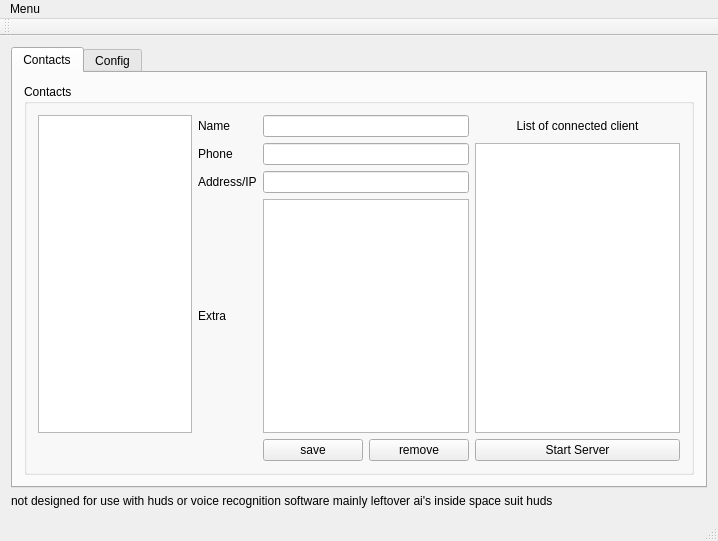
<?xml version="1.0" encoding="UTF-8"?>
<ui version="4.0">
 <class>MainWindow</class>
 <widget class="QMainWindow" name="MainWindow">
  <property name="geometry">
   <rect>
    <x>0</x>
    <y>0</y>
    <width>718</width>
    <height>541</height>
   </rect>
  </property>
  <property name="windowTitle">
   <string>MainWindow</string>
  </property>
  <widget class="QWidget" name="centralWidget">
   <layout class="QGridLayout" name="gridLayout_4">
    <item row="3" column="0">
     <widget class="QLabel" name="label_10">
      <property name="text">
       <string>not designed for use with huds or voice recognition software mainly leftover ai's inside space suit huds</string>
      </property>
     </widget>
    </item>
    <item row="0" column="0">
     <widget class="QTabWidget" name="tabWidget">
      <property name="currentIndex">
       <number>0</number>
      </property>
      <widget class="QWidget" name="tab">
       <attribute name="title">
        <string>Contacts</string>
       </attribute>
       <layout class="QGridLayout" name="gridLayout_2">
        <item row="0" column="0">
         <widget class="QGroupBox" name="groupBox_2">
          <property name="title">
           <string>Contacts</string>
          </property>
          <layout class="QGridLayout" name="gridLayout">
           <item row="0" column="0" rowspan="4" colspan="2">
            <widget class="QListWidget" name="m_ips"/>
           </item>
           <item row="3" column="2" colspan="2">
            <widget class="QLabel" name="label_8">
             <property name="text">
              <string>Extra</string>
             </property>
            </widget>
           </item>
           <item row="2" column="2" colspan="2">
            <widget class="QLabel" name="label_7">
             <property name="text">
              <string>Address/IP</string>
             </property>
            </widget>
           </item>
           <item row="0" column="5">
            <widget class="QLabel" name="label_20">
             <property name="text">
              <string>List of connected client</string>
             </property>
             <property name="alignment">
              <set>Qt::AlignCenter</set>
             </property>
            </widget>
           </item>
           <item row="1" column="2" colspan="2">
            <widget class="QLabel" name="label_6">
             <property name="text">
              <string>Phone</string>
             </property>
            </widget>
           </item>
           <item row="1" column="5" rowspan="3">
            <widget class="QListWidget" name="m_connectedip"/>
           </item>
           <item row="1" column="4">
            <widget class="QLineEdit" name="m_phone"/>
           </item>
           <item row="2" column="4">
            <widget class="QLineEdit" name="m_addr"/>
           </item>
           <item row="0" column="2" colspan="2">
            <widget class="QLabel" name="label_5">
             <property name="text">
              <string>Name</string>
             </property>
            </widget>
           </item>
           <item row="0" column="4">
            <widget class="QLineEdit" name="m_name"/>
           </item>
           <item row="3" column="4">
            <widget class="QTextEdit" name="m_extra"/>
           </item>
           <item row="4" column="4">
            <layout class="QHBoxLayout" name="horizontalLayout">
             <item>
              <widget class="QPushButton" name="btn_save">
               <property name="text">
                <string>save</string>
               </property>
              </widget>
             </item>
             <item>
              <widget class="QPushButton" name="btn_remove">
               <property name="text">
                <string>remove</string>
               </property>
              </widget>
             </item>
            </layout>
           </item>
           <item row="4" column="5">
            <widget class="QPushButton" name="serverbtn">
             <property name="text">
              <string>Start Server</string>
             </property>
            </widget>
           </item>
          </layout>
         </widget>
        </item>
       </layout>
      </widget>
      <widget class="QWidget" name="tab_2">
       <attribute name="title">
        <string>Config</string>
       </attribute>
       <widget class="QGroupBox" name="groupBox">
        <property name="geometry">
         <rect>
          <x>10</x>
          <y>20</y>
          <width>248</width>
          <height>205</height>
         </rect>
        </property>
        <property name="title">
         <string>Voice Over IP</string>
        </property>
        <layout class="QGridLayout" name="gridLayout_3">
         <item row="1" column="0">
          <widget class="QLabel" name="label_3">
           <property name="text">
            <string>Port</string>
           </property>
          </widget>
         </item>
         <item row="0" column="1">
          <widget class="QLineEdit" name="m_cur_ip">
           <property name="text">
            <string/>
           </property>
          </widget>
         </item>
         <item row="1" column="1">
          <widget class="QLineEdit" name="lineEdit_2">
           <property name="text">
            <string>420</string>
           </property>
          </widget>
         </item>
         <item row="0" column="0">
          <widget class="QLabel" name="label">
           <property name="text">
            <string>IP</string>
           </property>
          </widget>
         </item>
         <item row="3" column="1">
          <widget class="QLineEdit" name="lineEdit_3">
           <property name="text">
            <string>password</string>
           </property>
          </widget>
         </item>
         <item row="2" column="1">
          <widget class="QComboBox" name="comboBox">
           <item>
            <property name="text">
             <string>ssl</string>
            </property>
           </item>
           <item>
            <property name="text">
             <string>simple</string>
            </property>
           </item>
           <item>
            <property name="text">
             <string>rsa</string>
            </property>
           </item>
           <item>
            <property name="text">
             <string>xor</string>
            </property>
           </item>
          </widget>
         </item>
         <item row="2" column="0">
          <widget class="QLabel" name="label_2">
           <property name="text">
            <string>Encryption</string>
           </property>
          </widget>
         </item>
         <item row="3" column="0">
          <widget class="QLabel" name="label_4">
           <property name="text">
            <string>key</string>
           </property>
          </widget>
         </item>
        </layout>
       </widget>
       <widget class="QLabel" name="label_9">
        <property name="geometry">
         <rect>
          <x>20</x>
          <y>240</y>
          <width>111</width>
          <height>17</height>
         </rect>
        </property>
        <property name="text">
         <string>pitch shifting</string>
        </property>
       </widget>
       <widget class="QSpinBox" name="m_pitch">
        <property name="geometry">
         <rect>
          <x>120</x>
          <y>230</y>
          <width>48</width>
          <height>26</height>
         </rect>
        </property>
        <property name="minimum">
         <number>-6</number>
        </property>
        <property name="maximum">
         <number>6</number>
        </property>
       </widget>
       <widget class="QComboBox" name="cmbTheme">
        <property name="geometry">
         <rect>
          <x>10</x>
          <y>330</y>
          <width>469</width>
          <height>36</height>
         </rect>
        </property>
       </widget>
       <widget class="QCheckBox" name="checkBox">
        <property name="geometry">
         <rect>
          <x>20</x>
          <y>280</y>
          <width>131</width>
          <height>22</height>
         </rect>
        </property>
        <property name="text">
         <string>Sweep pitch</string>
        </property>
       </widget>
       <widget class="QCheckBox" name="checkBox_2">
        <property name="geometry">
         <rect>
          <x>20</x>
          <y>310</y>
          <width>131</width>
          <height>22</height>
         </rect>
        </property>
        <property name="text">
         <string>Roboto Voice</string>
        </property>
       </widget>
       <widget class="QSlider" name="horizontalSlider">
        <property name="geometry">
         <rect>
          <x>200</x>
          <y>300</y>
          <width>160</width>
          <height>28</height>
         </rect>
        </property>
        <property name="orientation">
         <enum>Qt::Horizontal</enum>
        </property>
       </widget>
       <widget class="QSlider" name="horizontalSlider_2">
        <property name="geometry">
         <rect>
          <x>200</x>
          <y>270</y>
          <width>160</width>
          <height>28</height>
         </rect>
        </property>
        <property name="orientation">
         <enum>Qt::Horizontal</enum>
        </property>
       </widget>
       <widget class="QCheckBox" name="checkBox_3">
        <property name="enabled">
         <bool>false</bool>
        </property>
        <property name="geometry">
         <rect>
          <x>510</x>
          <y>320</y>
          <width>131</width>
          <height>22</height>
         </rect>
        </property>
        <property name="text">
         <string>UDP mode only</string>
        </property>
       </widget>
       <widget class="QPushButton" name="pushButton">
        <property name="geometry">
         <rect>
          <x>450</x>
          <y>80</y>
          <width>97</width>
          <height>27</height>
         </rect>
        </property>
        <property name="text">
         <string>startftp</string>
        </property>
       </widget>
      </widget>
     </widget>
    </item>
   </layout>
  </widget>
  <widget class="QMenuBar" name="menuBar">
   <property name="geometry">
    <rect>
     <x>0</x>
     <y>0</y>
     <width>718</width>
     <height>22</height>
    </rect>
   </property>
   <widget class="QMenu" name="menuMenu">
    <property name="title">
     <string>Menu</string>
    </property>
    <addaction name="actionexit"/>
   </widget>
   <addaction name="menuMenu"/>
  </widget>
  <widget class="QToolBar" name="mainToolBar">
   <attribute name="toolBarArea">
    <enum>TopToolBarArea</enum>
   </attribute>
   <attribute name="toolBarBreak">
    <bool>false</bool>
   </attribute>
  </widget>
  <widget class="QStatusBar" name="statusBar"/>
  <action name="actionexit">
   <property name="text">
    <string>exit</string>
   </property>
  </action>
 </widget>
 <layoutdefault spacing="6" margin="11"/>
 <resources/>
 <connections/>
</ui>
